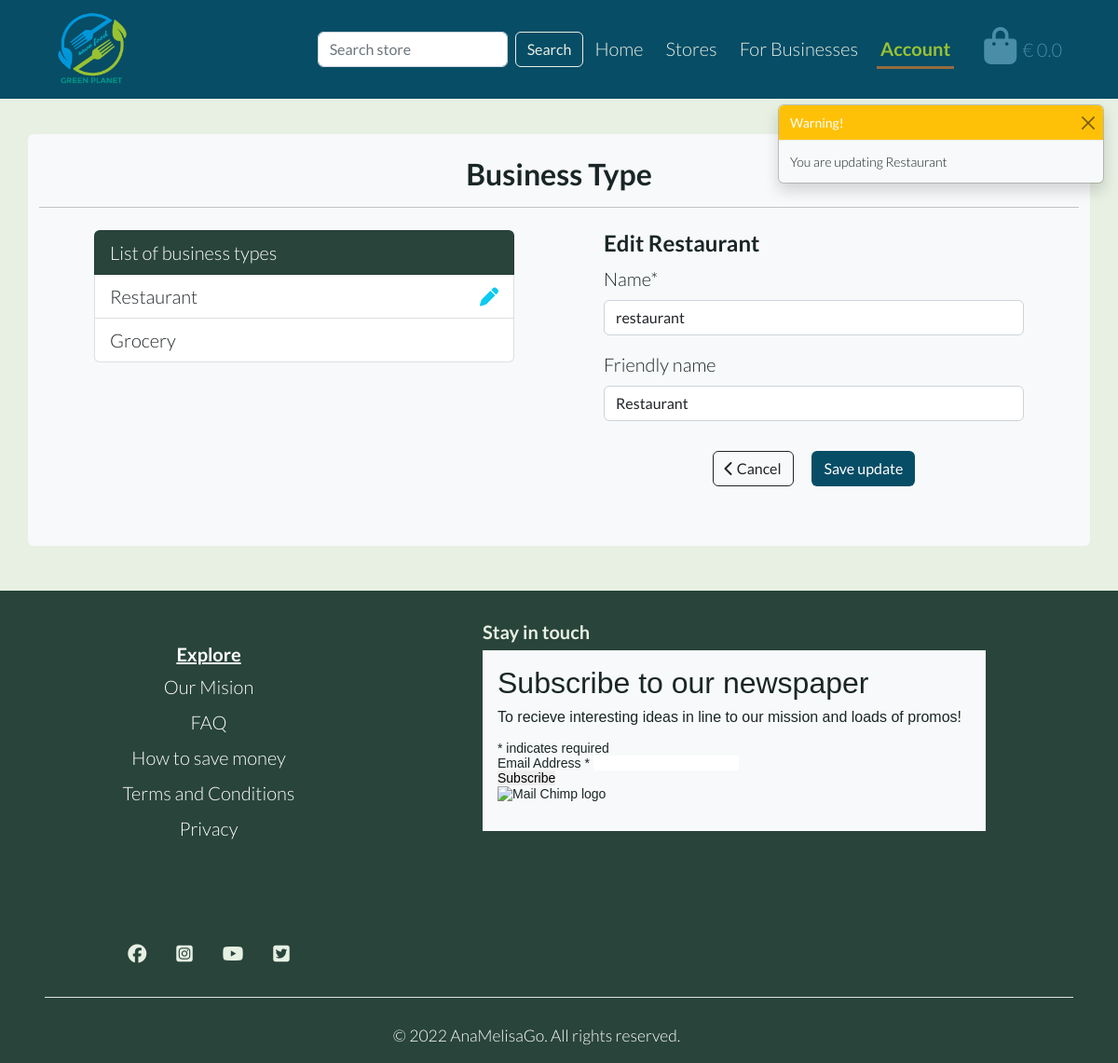
The page /stores/edit_business_type/24 (signed in) on the database as committed earlier.
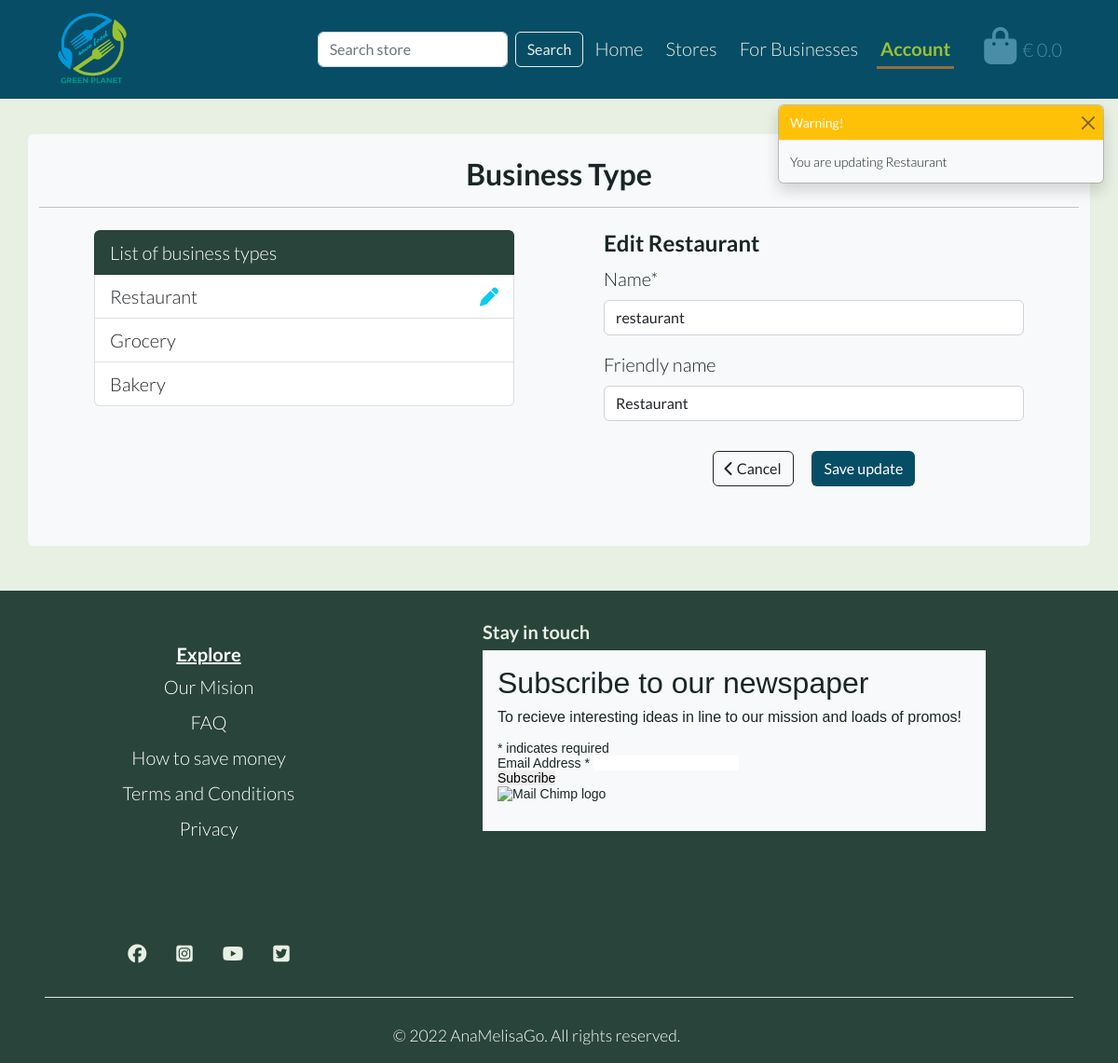
The same page on the database as committed later.
### store/models.py (models this page shows, shortened)
class BusinessType(models.Model):
    name = models.CharField(max_length=255)
    friendly_name = models.CharField(max_length=255, null=True, blank=True)

### store/views.py (the view)
@login_required
def edit_business_type(request, type_id):
    if not request.user.is_superuser:
        messages.error(request, 'RESTRICTED PAGE! Only staff members\
             can access this page. Sorry!')
        return redirect(reverse('home'))
    business_type = BusinessType.objects.all()
    btype = get_object_or_404(BusinessType, pk=type_id)
    if request.method == 'POST':
        form = BusinessTypeForm(request.POST, instance=btype)
        if form.is_valid():
            form.save()
            messages.info(request, 'You  have updated successfully!')
            return redirect(reverse('add_business_type'))
        else:
            messages.error(request,
                           ('Update error. '
                            'Please make sure the form is valid.'))
    else:
        form = BusinessTypeForm(instance=btype)
        messages.warning(request, f'You are updating {btype.friendly_name}')
    template = 'stores/edit_business_type.html'
    context = {
        'account': 'active',
        'form': form,
        'business_type': business_type,
        'btype': btype,
    }
    return render(request, template, context)

### store/forms.py
class BusinessTypeForm(forms.ModelForm):
    class Meta:
        model = BusinessType
        fields = '__all__'

### bag/contexts.py (called while the page is built, shortened)
def bag_contents(request):
    b_type = BusinessType.objects.all()
    bag_items = []
    grand_total = 0
    bag = request.session.get('bag', {})
    context = {
        'bag_items': bag_items,
        'grand_total': grand_total,
        'b_type': b_type,
    }
    return context

### store/templates/stores/edit_business_type.html (shortened to what this page needs)
{% extends "base.html" %}
{% load static %}
{% load crispy_forms_tags %}
{% block content %}
<div class="container py-3 mt-md-5 mt-4 mb-5 bg-light rounded py-2">
    <div class="row">
        <div class="col-12 text-center py-2">
            <h2 class="fw-bold">Business Type</h2>
            <hr class="my-3">
        </div>
    </div>
    <div class="row d-flex justify-content-center gap-5">
        <div class="col-md-5 col-12 me-md-4">
            <div class="list-group">
                <div class="list-group-item bg-dark-tree text-white" aria-current="true">List of business types</div>
                {% for type in business_type %}
                    <div class="list-group-item d-flex justify-content-between">
                        {% if type.id == btype.id %}
                            <span>
                                {{ type.friendly_name }}
                            </span>
                            <span class="horizontal-shake">
                                <i class="fas fa-pen text-info"></i>
                            </span>
                        {% else %}
                            <span>{{ type.friendly_name }}</span>
                        {% endif %}
                    </div>
                {% endfor %}
            </div>
        </div>
        <div class="col-md-5 col-12">
            <h4 class="fw-bold">Edit {{ btype.friendly_name }}</h4>
            <form method="POST" action="{% url 'edit_business_type' btype.id %}" class="form mb-5" enctype="multipart/form-data">
                {{ form | crispy }}
                <div class="text-center">
                    <a href="{% url 'add_business_type' %}" class="btn btn-outline-dark mx-2 mt-3"><i
                            class="fas fa-chevron-left"></i> Cancel</a>
                    <button class="btn btn-dark-ocean mx-2 mt-3" type="submit">Save update</button>
                </div>
            </form>
        </div>
    </div>
</div>
{% endblock %}

Rows that differ between the two databases and show on the page:
added BusinessType: friendly_name "Bakery"
